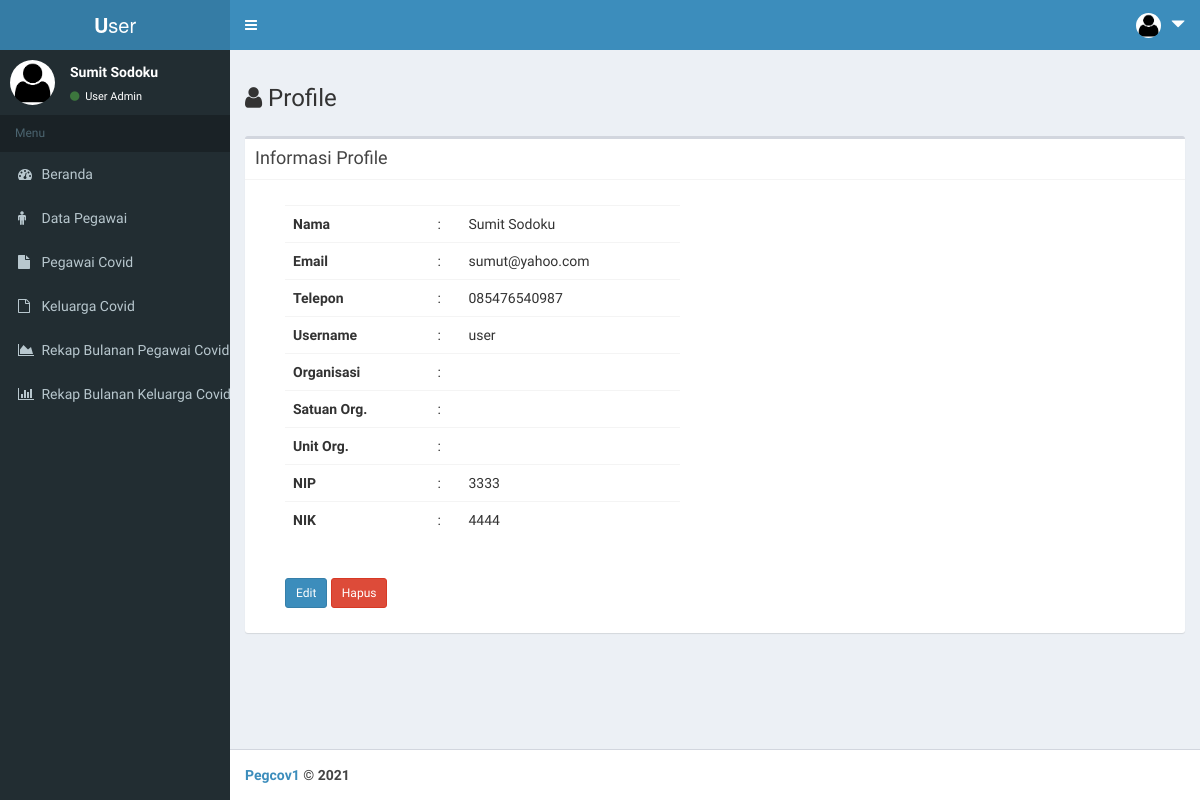
Page /page/index.php?menu=user_profil (signed in) on the committed database.
### tables this page shows
CREATE TABLE `tb_user` (
  `user_id` int(11) NOT NULL,
  `user_nama` varchar(30) NOT NULL,
  `user_email` varchar(30) NOT NULL,
  `user_telp` varchar(15) NOT NULL,
  `user_akses` enum('Super','Admin') NOT NULL,
  `user_org` varchar(100) NOT NULL,
  `user_orgsat` varchar(100) NOT NULL,
  `user_orgunit` varchar(100) NOT NULL,
  `user_name` varchar(15) NOT NULL,
  `user_pass` varchar(40) NOT NULL,
  `user_nip` varchar(20) NOT NULL,
  `user_nik` varchar(20) NOT NULL
);

### page/index.php (the view, shortened to what this page needs)
<?php
  include "../inc/koneksi.php";
  $qprofil        = mysqli_query($koneksi,"SELECT * FROM tb_user WHERE user_id='$_SESSION[userweb]'");
  $profil         = mysqli_fetch_array($qprofil);
?>
<!DOCTYPE html>
<html>
  <head>
    <link rel="stylesheet" href="../lte/bootstrap/css/bootstrap.min.css">
    <link rel="stylesheet" href="https://cdnjs.cloudflare.com/ajax/libs/font-awesome/4.5.0/css/font-awesome.min.css">
    <link rel="stylesheet" href="https://cdnjs.cloudflare.com/ajax/libs/ionicons/2.0.1/css/ionicons.min.css">
    <link rel="stylesheet" href="../lte/dist/css/AdminLTE.min.css">
    <link rel="stylesheet" href="../lte/plugins/datatables/dataTables.bootstrap.css">
    <link rel="stylesheet" href="../lte/dist/css/skins/_all-skins.css">
  </head>
  <body class="hold-transition skin-blue sidebar-min">
  <div class="wrapper">
    <header class="main-header">
      <a href="" class="logo">
        <span class="logo-lg"><b>U</b>ser</span>
      </a>
      <nav class="navbar skin-blue navbar-static-top" role="navigation">
        <a href="#" class="sidebar-toggle" data-toggle="offcanvas" role="button">
        </a>
      <div class="navbar-custom-menu">
        <ul class="nav navbar-nav">
          <li class="dropdown user user-menu">
            <a href="#" class="dropdown-toggle" data-toggle="dropdown">
              <img src="../lte/dist/img/user1.png" class="user-image" alt="User Image">
              <span class="hidden-xs"><span class="glyphicon glyphicon-triangle-bottom"></span></span>
            </a>
          </li>
        </ul>
      </div>
    </nav>
  </header>
    <aside class="main-sidebar">
    <section class="sidebar">
      <div class="user-panel">
        <div class="pull-left image">
          <img src="../lte/dist/img/user1.png" class="img-circle" alt="User Image">
        </div>
        <div class="pull-left info">
          <p><?php echo $profil['user_nama']; ?></p>
          <a href="#">
            <i class="fa fa-circle text-success"></i> User <?php echo $profil['user_akses']; ?></a>
        </div>
      </div>
      <?php
        @$menu= $_GET['menu'];
      ?>
      <ul class="sidebar-menu">
        <li class="header">Menu</li>
        <li <?php if (
          $menu=="" ||
          $menu=="dashboard"
          ){echo "class='active'";} ?>>
            <a href="?menu=dashboard">
              <i class="fa fa-dashboard"></i>
              <span>Beranda
              </span>
            </a>
        </li>
        <li <?php if (
          $menu=="peg_data" ||
          $menu=="peg_tambah" ||
          $menu=="peg_edit" ||
          $menu=="peg_hapus"||
          $menu=="peg_hapus_semua"||
          $menu=="kon_data"||
          $menu=="kon_edit"||
          $menu=="kon_tambah"||
          $menu=="kel_data"||
          $menu=="kel_edit"||
          $menu=="kel_tambah"||
          $menu=="kel_tambah_lama"||
          $menu=="kel_identitas"||
          $menu=="kel_identitas_edit"||
          $menu=="kel_identitas_hapus"
          ){echo "class='active'";} ?>>
            <a href="?menu=peg_data">
              <i class="fa fa-male"></i>
              <span>Data Pegawai
              </span>
            </a>
        </li>
        <li <?php if (
          $menu=="vkon_data"||
          $menu=="vkon_tambah"||
          $menu=="vkon_hapus"
          ){echo "class='active'";} ?>>
            <a href="?menu=vkon_data">
              <i class="fa fa-file"></i>
              <span>Pegawai Covid
              </span>
            </a>
        </li>
        <li <?php if (
          $menu=="vkel_data"||
          $menu=="vkel_tambah"||
          $menu=="vkel_hapus"
          ){echo "class='active'";} ?>>
            <a href="?menu=vkel_data">
              <i class="fa fa-file-o"></i>
              <span>Keluarga Covid
              </span>
            </a>
        </li>
        <li <?php if (
          $menu=="rekkon_data"||
          $menu=="rekkon_rekap"||
          $menu=="rekkon_detail"
          ){echo "class='active'";} ?>>
            <a href="?menu=rekkon_data">
              <i class="fa fa-area-chart"></i>
              <span>Rekap Bulanan Pegawai Covid
              </span>
            </a>
        </li>
        <li <?php if (
          $menu=="rekkel_data"||
          $menu=="rekkel_rekap"||
          $menu=="rekkel_detail"
          ){echo "class='active'";} ?>>
            <a href="?menu=rekkel_data">
              <i class="fa fa-bar-chart"></i>
              <span>Rekap Bulanan Keluarga Covid
              </span>
            </a>
        </li>
      </ul>
    </section>
  </aside>
  <div class="content-wrapper">
    <section class="content">
      <?php
        switch($_GET['menu']){
          case 'user_profil':
          include "user_profil.php";
          break;
                ?>
                <?php
        }
      ?>
  <footer class="main-footer">
    <strong><a href="">Pegcov1</a> &copy; 2021 </a>
  </footer>
</body>
</html>

### page/user_profil.php (shortened to what this page needs)
<!DOCTYPE html>
<html>
<head>
</head>
<body>
  	<div class="row">
	  <div class="col-xs-12 col-md-8">
	    <h3><span class="fa fa-user"></span>
		    Profile
		</h3>
	  </div>
	</div>
<div class="row">
<section class="content">
    <div class="box box-default">
        <div class="box-header with-border">
          <h3 class="box-title">Informasi Profile</h3>
        </div>
        <div class="box-body">
         	<div class="row">
	            <div class="col-md-9">
	            	<div class="col-md-8">
						<div class="panel-body">
							<table class="table" cellpadding="8" cellspacing="8">
								<tr>
									<th>Nama </th><td>:</td> <td><?php echo $profil['user_nama']; ?></td>
								</tr>
								<tr>
									<th>Email </th><td>:</td> <td><?php echo $profil['user_email']; ?></td>
								</tr>
								<tr>
									<th>Telepon </th><td>:</td> <td><?php echo $profil['user_telp']; ?></td>
								</tr>
								<tr>
									<th>Username </th><td>:</td> <td><?php echo $profil['user_name']; ?></td>
								</tr>
								<tr>
									<th>Organisasi </th><td>:</td> <td>
									</td>
								</tr>
								<tr>
									<th>Satuan Org. </th><td>:</td> <td>
									</td>
								</tr>
								<tr>
									<th>Unit Org. </th><td>:</td> <td><?php echo $profil['user_orgunit']; ?></td>
								</tr>
								<tr>
									<th>NIP </th><td>:</td> <td><?php echo $profil['user_nip']; ?></td>
								</tr>
								<tr>
									<th>NIK </th><td>:</td> <td><?php echo $profil['user_nik']; ?></td>
								</tr>
							</table> <br>
							<a 	class="btn btn-sm btn-primary"
								href="?menu=user_profil_edit"
								title="Edit Profil">Edit
							</a>
							<a 	onclick="return confirm('Anda yakin menghapus profile anda ? Anda tidak dapat login kembali setelah menghapus profile anda')"
								href="?menu=hapus_logout&id_admin=<?php echo $profil[id_admin]; ?>"
								class="btn btn-sm btn-danger"
								title="Hapus <?php echo $data['user_nama'];?>" >Hapus
							</a>
						</div>
					</div>
				</div>
			</div>
		</div>
	</div>
</div>
</section>
</body>
</html>

### rows in the picture
tb_user: user_nama "Sumit Sodoku", user_akses "Admin", user_email "sumut@yahoo.com", user_telp "085476540987", user_name "user", user_nip "3333", user_nik "4444"
